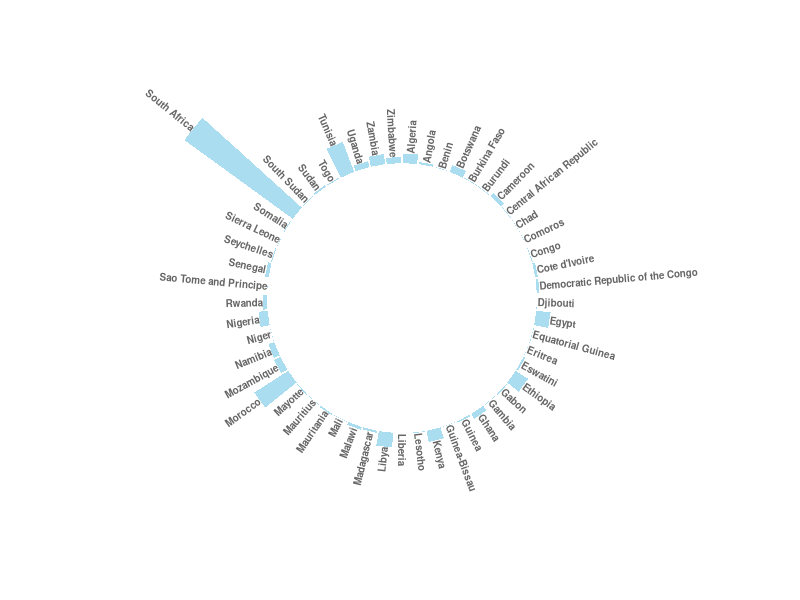

The R script that drew this image:
library(tidyverse)
hybrid <-  read_csv("hybrid.csv")
hybrid <- transform(hybrid, year = as.character(year))
hybrid$date <- paste(hybrid$mois, hybrid$year)
billie <- hybrid %>%
  filter(!date == "Jan 2020", !date == "Feb 2020", !COUNTRY_NAME == "Tanzania") %>%
  group_by(COUNTRY_NAME) %>%
  summarise(
    avginfect = mean(infected)
  )

billie$id <- seq(1, 53)
label_data <- billie
number_of_bar <- nrow(label_data)
angle <- 90 - 360 * (label_data$id-0.5) / number_of_bar
label_data$hjust <- ifelse(angle < -90, 1, 0)
label_data$angle <- ifelse(angle < -90, angle +180, angle)
p <- ggplot(billie, aes(x = as.factor(id), y = avginfect))+
  geom_bar(stat = "identity", fill= alpha("skyblue", 0.7))+
  ylim(-5000, 5000) +
  theme_minimal() +
  theme(
    axis.text = element_blank(),
    axis.title = element_blank(),
    panel.grid = element_blank(),
    plot.margin = unit(rep(-1,4), "cm")
  ) +
  coord_polar(start = 0)+
  geom_text(data=label_data, aes(x=id, y=avginfect+10, label=COUNTRY_NAME, hjust=hjust),
            color="black", fontface="bold", alpha=0.6, size=2.5, angle=label_data$angle, 
            inherit.aes = FALSE)
p
